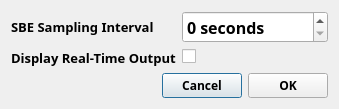
<?xml version="1.0" encoding="UTF-8"?>
<ui version="4.0">
 <class>sbeSetInterval</class>
 <widget class="QDialog" name="sbeSetInterval">
  <property name="geometry">
   <rect>
    <x>0</x>
    <y>0</y>
    <width>339</width>
    <height>101</height>
   </rect>
  </property>
  <property name="windowTitle">
   <string>Set Sampling Interval</string>
  </property>
  <property name="modal">
   <bool>true</bool>
  </property>
  <layout class="QVBoxLayout" name="verticalLayout">
   <item>
    <layout class="QFormLayout" name="formLayout">
     <item row="0" column="0">
      <widget class="QLabel" name="label">
       <property name="font">
        <font>
         <family>Arial Black</family>
         <pointsize>10</pointsize>
         <weight>75</weight>
         <bold>true</bold>
        </font>
       </property>
       <property name="text">
        <string>SBE Sampling Interval</string>
       </property>
      </widget>
     </item>
     <item row="1" column="0">
      <widget class="QLabel" name="label_2">
       <property name="font">
        <font>
         <family>Arial Black</family>
         <pointsize>10</pointsize>
         <weight>75</weight>
         <bold>true</bold>
        </font>
       </property>
       <property name="text">
        <string>Display Real-Time Output</string>
       </property>
      </widget>
     </item>
     <item row="1" column="1">
      <widget class="QCheckBox" name="cbRTO">
       <property name="text">
        <string/>
       </property>
      </widget>
     </item>
     <item row="0" column="1">
      <widget class="QSpinBox" name="spinInterval">
       <property name="font">
        <font>
         <family>Arial Black</family>
         <pointsize>12</pointsize>
         <weight>75</weight>
         <bold>true</bold>
        </font>
       </property>
       <property name="toolTip">
        <string>Interval (in seconds) between samples.</string>
       </property>
       <property name="suffix">
        <string> seconds</string>
       </property>
       <property name="minimum">
        <number>0</number>
       </property>
       <property name="maximum">
        <number>32766</number>
       </property>
       <property name="value">
        <number>0</number>
       </property>
      </widget>
     </item>
    </layout>
   </item>
   <item>
    <layout class="QHBoxLayout" name="horizontalLayout">
     <item>
      <spacer name="horizontalSpacer">
       <property name="orientation">
        <enum>Qt::Horizontal</enum>
       </property>
       <property name="sizeHint" stdset="0">
        <size>
         <width>478</width>
         <height>20</height>
        </size>
       </property>
      </spacer>
     </item>
     <item>
      <widget class="QPushButton" name="pbCancel">
       <property name="font">
        <font>
         <family>Arial Black</family>
         <weight>75</weight>
         <bold>true</bold>
        </font>
       </property>
       <property name="text">
        <string>Cancel</string>
       </property>
      </widget>
     </item>
     <item>
      <widget class="QPushButton" name="pbOK">
       <property name="font">
        <font>
         <family>Arial Black</family>
         <weight>75</weight>
         <bold>true</bold>
        </font>
       </property>
       <property name="text">
        <string>OK</string>
       </property>
      </widget>
     </item>
    </layout>
   </item>
  </layout>
 </widget>
 <resources/>
 <connections/>
</ui>
